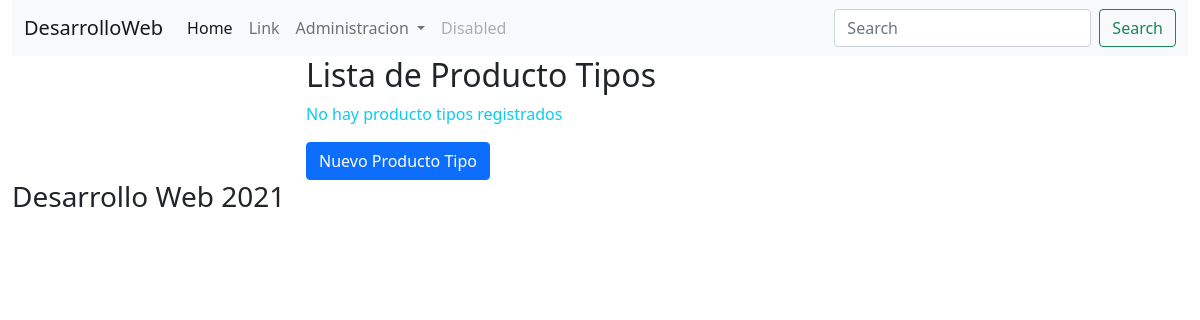
Page /productoTipos/index.php on the earlier database version.
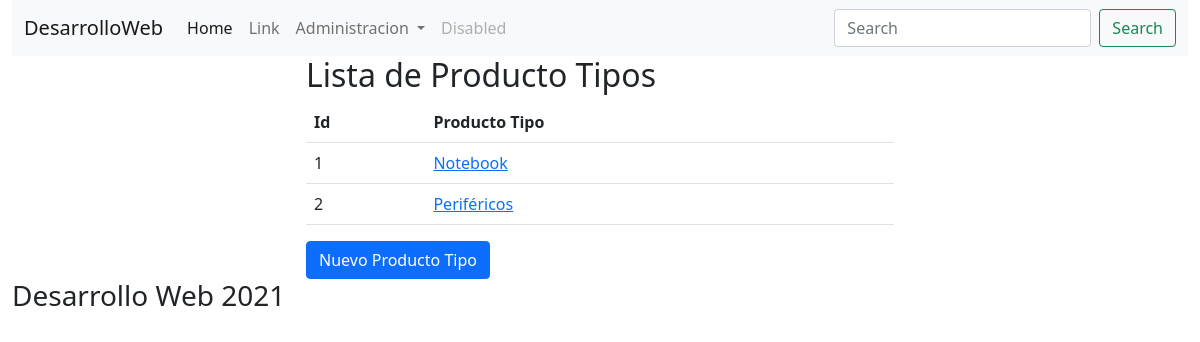
Same page on the later database version.
### tables this page shows
CREATE TABLE `producto_tipos` (
  `id` int NOT NULL AUTO_INCREMENT,
  `nombre` varchar(255) NOT NULL,
  PRIMARY KEY (`id`)
);

### productoTipos/index.php (the view, shortened to what this page needs)
<?php
    require('../class/conexion.php');
    $res = $mbd->query("SELECT id, nombre FROM producto_tipos ORDER BY nombre");
    $tipos = $res->fetchall();
?>
<!DOCTYPE html>
<html lang="en">
<head>
    <link href="https://cdn.jsdelivr.net/npm/bootstrap@5.0.0-beta3/dist/css/bootstrap.min.css" rel="stylesheet">
</head>
<body>
    <div class="container-fluid">
        <header>
            <?php include('../partials/menu.php'); ?>
        </header>
        <section>
            <div class="col-md-6 offset-md-3">
                <h2>Lista de Producto Tipos</h2>
                <?php if(isset($tipos) && count($tipos)): ?>
                    <table class="table table-hover">
                        <tr>
                            <th>Id</th>
                            <th>Producto Tipo</th>
                        </tr>
                        <?php foreach($tipos as $tipo): ?>
                            <tr>
                                <td> <?php echo $tipo['id']; ?> </td>
                                <td>
                                    <a href="show.php?id=<?php echo $tipo['id']; ?>">
                                        <?php echo $tipo['nombre']; ?>
                                    </a>
                                </td>
                            </tr>
                        <?php endforeach; ?>
                    </table>
                <?php else: ?>
                    <p class="text-info">
                        No hay producto tipos registrados
                    </p>
                <?php endif; ?>
                <a href="add.php" class="btn btn-primary"> Nuevo Producto Tipo </a>
            </div>
        </section>
        <footer>
            <h3>Desarrollo Web 2021</h3>
        </footer>
    </div>
</body>
</html>

### partials/menu.php (shortened to what this page needs)
<nav class="navbar navbar-expand-lg navbar-light bg-light">
    <div class="container-fluid">
        <a class="navbar-brand" href="<?php echo BASE_URL; ?>">DesarrolloWeb</a>
        <div class="collapse navbar-collapse" id="navbarSupportedContent">
            <ul class="navbar-nav me-auto mb-2 mb-lg-0">
                <li class="nav-item">
                    <a class="nav-link active" aria-current="page" href="<?php echo BASE_URL; ?>">Home</a>
                </li>
                <li class="nav-item">
                    <a class="nav-link" href="#">Link</a>
                </li>
                <li class="nav-item dropdown">
                    <a class="nav-link dropdown-toggle" href="#" id="navbarDropdown" role="button" data-bs-toggle="dropdown" aria-expanded="false">
                        Administracion
                    </a>
                </li>
                <li class="nav-item">
                    <a class="nav-link disabled" href="#" tabindex="-1" aria-disabled="true">Disabled</a>
                </li>
            </ul>
            <form class="d-flex">
                <input class="form-control me-2" type="search" placeholder="Search" aria-label="Search">
                <button class="btn btn-outline-success" type="submit">Search</button>
            </form>
        </div>
    </div>
</nav>

Differences in the rows shown:
added producto_tipos: id "1", nombre "Notebook"
added producto_tipos: id "2", nombre "Periféricos"
Other differences:
text no longer shown: "No hay producto tipos registrados"
text now shown: "Id Producto Tipo"
